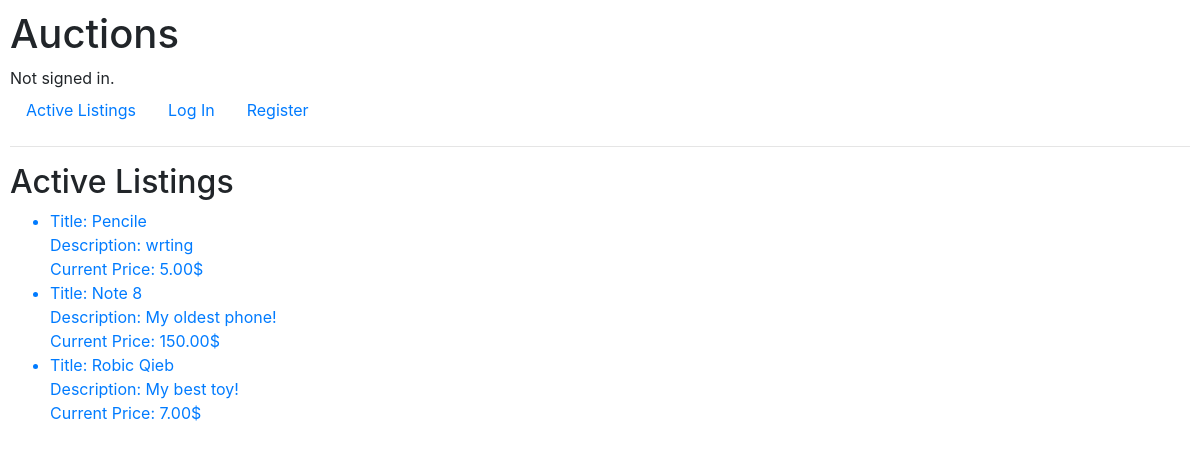
The app's page /, older data.
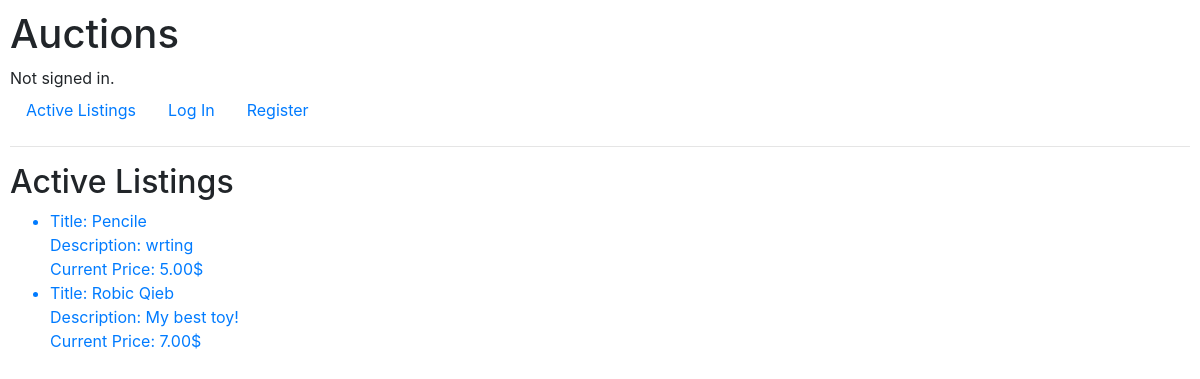
The same page, newer data.
### auctions/models.py (models this page shows, shortened)
class AuctionListing(models.Model):
    status = models.BooleanField(default=True)
    title = models.CharField(max_length=100, null=False, blank=False)
    description = models.TextField(null=False, blank=False)
    image = models.URLField(null=True, blank=True)
    starting_price = models.DecimalField(
        max_digits=8,
        decimal_places=2,
        null=False,
        blank=False,
        validators=[MinValueValidator(0.01)],
    )
    current_price = models.DecimalField(
        max_digits=8,
        decimal_places=2,
        null=True,
        blank=True,
        validators=[MinValueValidator(0.01)],
    )
    time = models.DateTimeField(auto_now_add=True, null=False, blank=False)
    bidding_count = models.IntegerField(
        default=0, null=False, blank=False, validators=[MinValueValidator(0)]
    )
    highest_bid = models.OneToOneField(
        "Bid", on_delete=models.SET_NULL, null=True, blank=True
    )
    seller = models.ForeignKey(
        User,
        related_name="auction_listing",
        on_delete=models.CASCADE,
        null=False,
        blank=False,
    )
    category = models.ForeignKey(
        Category,
        related_name="auction_listing",
        on_delete=models.SET_DEFAULT,
        default=1,
        null=False,
        blank=False,
    )
    def __str__(self):
        return self.title

### auctions/views.py (the view)
# urls.py: path("", views.index, name="index"),
def index(request):
    listings = AuctionListing.objects.filter(status=True)
    return render(request, "auctions/index.html", {
        "listings": listings,
    })

### auctions/templates/auctions/index.html (shortened to what this page needs)
{% extends "auctions/layout.html" %}
{% block body %}
    <h2>Active Listings</h2>
    <ul>
        {% for listing in listings %}
            <a href="{% url 'listing' listing.pk %}">
                <li>
                    <div>Title: {{ listing }}</div>
                    <div>Description: {{ listing.description }}</div>
                    <div>Current Price: {{ listing.current_price }}$</div>
                </li>
            </a>
        {% empty %}
            <li>No listings.</li>
        {% endfor %}
    </ul>
{% endblock %}

Row changes from the older to the newer data that the page shows:
no longer on this page (row edited): AuctionListing: title "Note 8", description "My oldest phone!", current_price "150.00"
